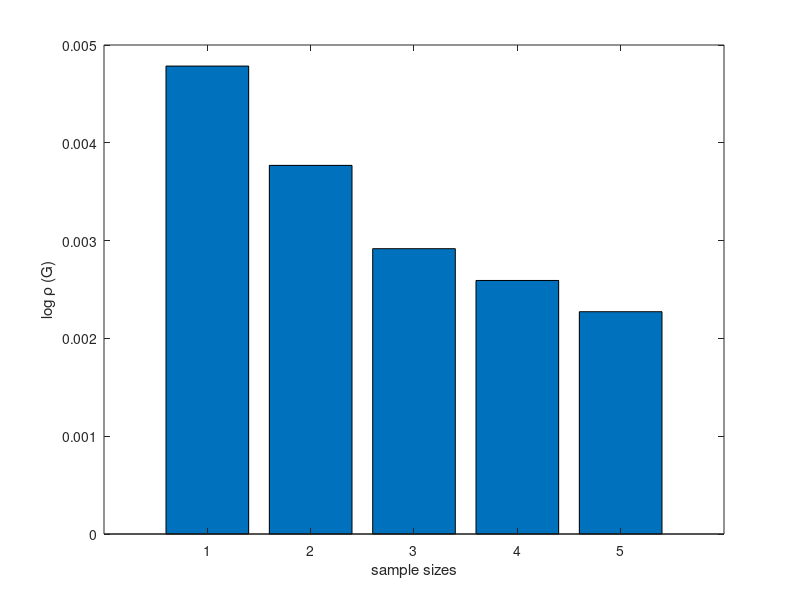

This chart was generated by the following MATLAB code:
load('cricket.dat');
A = cricket(:,1);
b = cricket(:,2);

A = [A, ones(length(b), 1)];

I = eye(2);

% initial
% Ax=b ---> x=A\B

choose_times = 1000;
samples = [1:1:5];
log_rho_g = zeros(length(samples), 1);
for k = 1:length(samples)
	sample_size = samples(k);
	log_rho_i = zeros(choose_times, 1);
	m = length(b);

	for i=1:choose_times
		idx = randi(m, sample_size, 1);
		G = zeros(2, 2);
		for j=1:sample_size
			G = G + m / sample_size * (A(idx, :)' * A(idx, :));
		end
		tmp = eig(G * A' * A);
		eig_max = max(tmp);
		eig_min = min(tmp);
		alpha_opt = 2 / (eig_max + eig_min);

		log_rho_i(i) = log(norm(I - alpha_opt*G*A'*A));
	end

	plot(log_rho_i);
	log_rho_g(k) = mean(log_rho_i);
end

samples
log_rho_g
bar(samples, log_rho_g);
ylabel('log \rho (G)');
xlabel('sample sizes');
